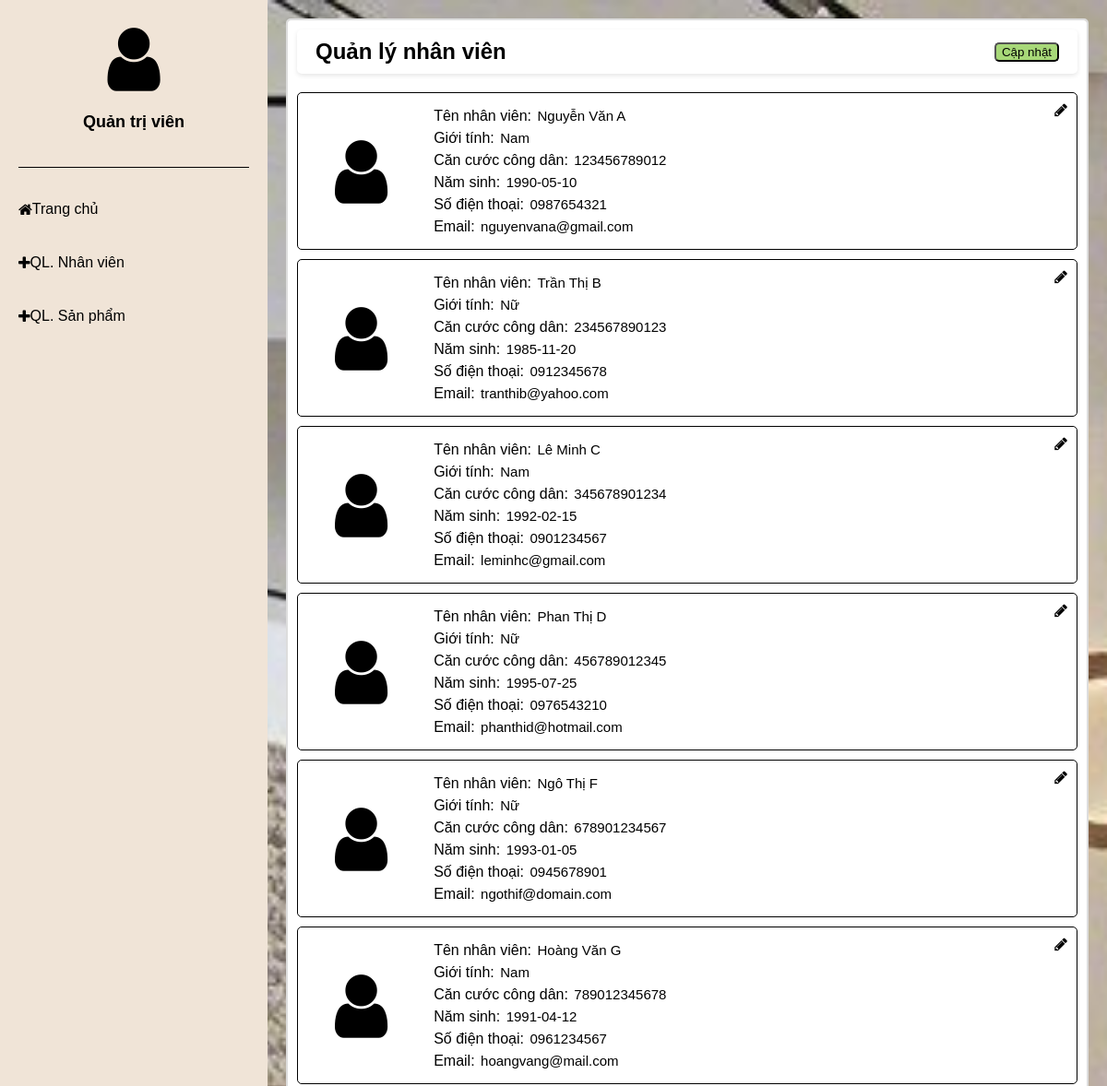
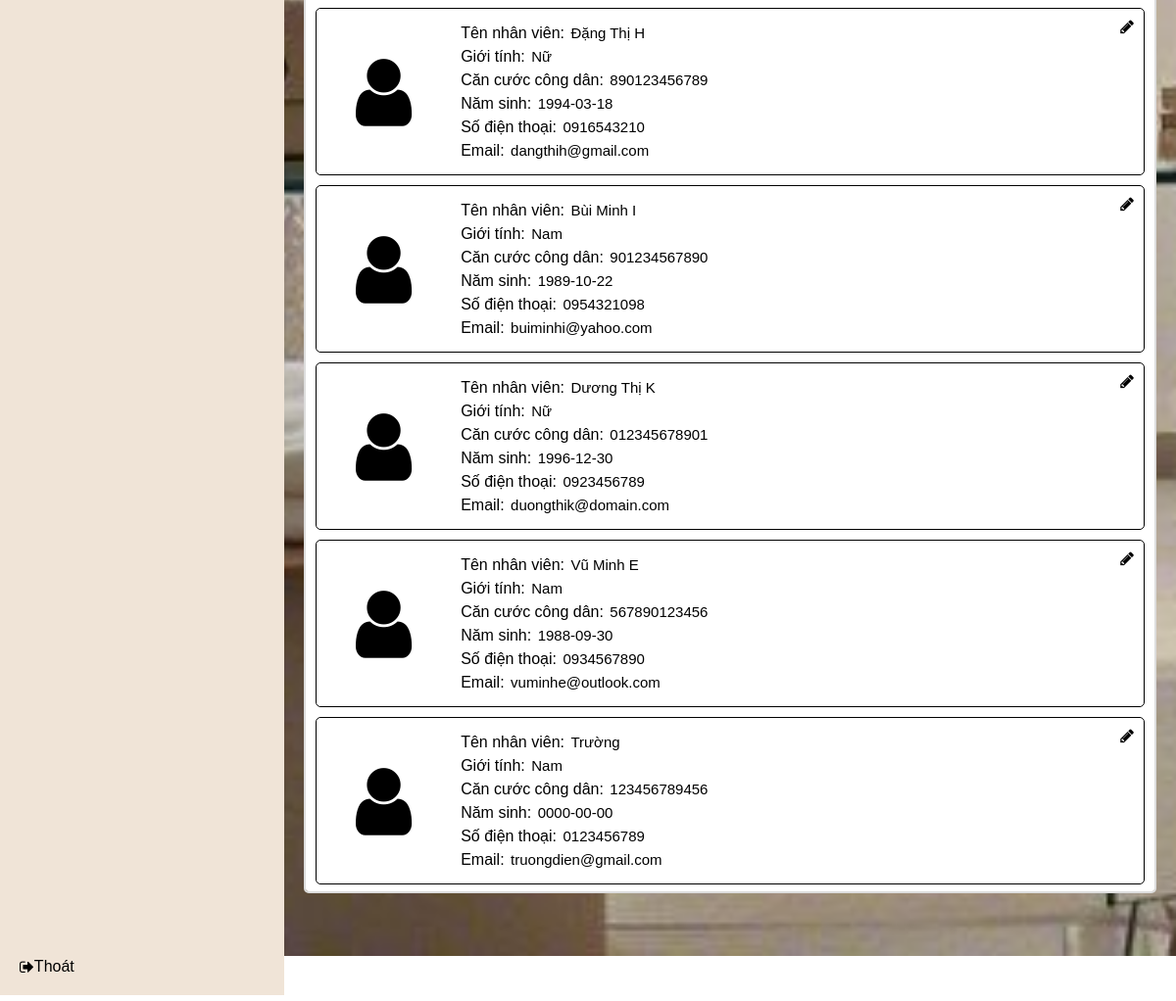
Screenshot of /Capnhatnv.php with the database file from the repository (2 pictures, top to bottom).
### tables this page shows
CREATE TABLE `nhanvien` (
  `MaNV` char(10) NOT NULL,
  `MatKhau` varchar(50) NOT NULL,
  `TenNV` varchar(50) NOT NULL,
  `GT` varchar(50) NOT NULL,
  `CCCD` char(12) NOT NULL,
  `NamSinh` date NOT NULL,
  `SDT` char(10) NOT NULL,
  `Email` varchar(50) NOT NULL
);

### Capnhatnv.php (the view, shortened to what this page needs)
<!DOCTYPE html>
<html lang="vi">
<head>
    <link rel="stylesheet" href="Scapnhat.css">
    <link href="https://stackpath.bootstrapcdn.com/font-awesome/4.7.0/css/font-awesome.min.css" rel="stylesheet"
>
</head>
<body>
    <div class="menu">
        <div class="profile">
            <i class="fa fa-user" aria-hidden="true"></i>
            <h2>Quản trị viên</h2>
        </div>
        <br>
        <ul class="menu">
            <li><a href="trangchuQTV.php"><i class="fa fa-home" aria-hidden="true"></i>  Trang chủ</a></li>
            <li><a href="trangch.php"><i class="fa fa-plus" aria-hidden="true"></i> QL. Nhân viên</a></li>
            <li><a href="trangchunhanvien.php"><i class="fa fa-plus" aria-hidden="true"></i> QL. Sản phẩm</a></li>
        </ul>
        <div class="logout">
            <a href="logout.php"><i class="fa fa-sign-out" aria-hidden="true"></i> Thoát</a>
        </div>
    </div>
    <div class="main-content">
        <div class="header">
            <h1>Quản lý nhân viên</h1>
            <button class="Btn" id="updateBtn">Cập nhật</button>
        </div>
        <div class="employee-list">
            <?php
                $servername = "localhost";
                $username = "root";
                $password = "";
                $dbname = "fss";
                $conn = new mysqli($servername, $username, $password, $dbname);
                $sql = "SELECT MaNV, TenNV, GT, CCCD, Namsinh, SDT, Email FROM nhanvien";
                $result = $conn->query($sql);
                if ($result->num_rows > 0) {
                    while($row = $result->fetch_assoc()) {
                        $MaNV = $row['MaNV'];
                        $name = $row['TenNV'];
                        $GT = $row['GT'];
                        $CCCD = $row['CCCD'];
                        $Namsinh = $row['Namsinh'];
                        $SDT = $row['SDT'];
                        $email = $row['Email'];
            ?>
            <div class="employee">
                <div class="icon"><i class="fa fa-user" aria-hidden="true"></i></div>
                <div class="info">
                    <p>Tên nhân viên: <input type="text" class="name" value="<?php echo $name; ?>" data-manv="<?php echo $MaNV; ?>" disabled></p>
                    <p>Giới tính: <input type="text" class="gt" value="<?php echo $GT; ?>" data-manv="<?php echo $MaNV; ?>" disabled></p>
                    <p>Căn cước công dân: <input type="text" class="CCCD" value="<?php echo $CCCD; ?>" data-manv="<?php echo $MaNV; ?>" disabled></p>
                    <p>Năm sinh: <input type="text" class="Namsinh" value="<?php echo $Namsinh; ?>" data-manv="<?php echo $MaNV; ?>" disabled></p>
                    <p>Số điện thoại: <input type="text" class="SDT" value="<?php echo $SDT; ?>" data-manv="<?php echo $MaNV; ?>" disabled></p>
                    <p>Email: <input type="text" class="email" value="<?php echo $email; ?>" data-manv="<?php echo $MaNV; ?>" disabled></p>
                </div>
                <div class="edit">
                    <i class="fa fa-pencil" aria-hidden="true"></i>
                </div>
            </div>
            <?php
                    }
                }
            ?>
        </div>
    </div>
</body>
</html>

### Scapnhat.css (style rules this page uses)
body { font-family: Arial, sans-serif; margin: 0; padding: 0; display: flex; height: 95vh; background: url(img/bg.png) no-repeat; background-size: cover; }
.menu { width: 250px; background-color: #f0e4d7; padding: 20px; display: flex; flex-direction: column; align-content: center; justify-content: flex-start; height: 100%; }
.profile { text-align: center; margin-bottom: 20px; font-size: 80px; }
.profile h2 { font-size: 18px; margin: 10px 0 0; }
.menu ul { list-style: none; padding: 0; flex-grow: 1; }
.menu ul li { margin: 20px 0; }
.menu ul li a { text-decoration: none; color: #000; display: flex; align-items: center; }
.logout { margin-top: auto; }
.logout a { text-decoration: none; color: #000; display: flex; align-items: center; }
.main-content { height: 95%; flex-grow: 1; padding: 20px; background-color: #fff; overflow-y: auto; display: flex; flex-direction: column; border: 2px solid #ddd; padding: 10px; margin: 20px 20px 10px 20px ; border-radius: 5px; }
.header { display: flex; justify-content: space-between; align-items: center; margin-bottom: 20px; position: sticky; top: 0; z-index: 1; padding: 0px 20px; box-shadow: 0 2px 5px rgba(0, 0, 0, 0.1); }
.header h1 { font-size: 24px; margin: 0; }
.header { border: none; padding: 10px 20px; cursor: pointer; border-radius: 5px; }
.employee-list { display: flex; flex-direction: column; }
.employee { display: flex; padding: 10px; border: 1px solid #ddd; margin-bottom: 10px; border-radius: 5px; border-width: 1px; border-color: black; }
.icon { padding: 0 0 0 30px; display: flex; flex-direction: column; justify-content: center; }
.icon i { font-size: 80px; }
.info { flex-grow: 1; }
.info p { margin: 5px 0; padding: 0 0 0 50px ; }
.edit i { display: flex; align-items: normal; }
input { background: transparent; outline: none; font-size: 15px; }
input:disabled { border: none; color:black; cursor: not-allowed; font-size: 15px; }
.Btn { background-color: #a7d878; border-radius: 5px; }

### rows the page displays
nhanvien: TenNV "Nguyễn Văn A", GT "Nam", CCCD "123456789012", NamSinh "1990-05-10", SDT "0987654321", Email "nguyenvana@gmail.com"
nhanvien: TenNV "Trần Thị B", GT "Nữ", CCCD "234567890123", NamSinh "1985-11-20", SDT "0912345678", Email "tranthib@yahoo.com"
nhanvien: TenNV "Lê Minh C", GT "Nam", CCCD "345678901234", NamSinh "1992-02-15", SDT "0901234567", Email "leminhc@gmail.com"
nhanvien: TenNV "Phan Thị D", GT "Nữ", CCCD "456789012345", NamSinh "1995-07-25", SDT "0976543210", Email "phanthid@hotmail.com"
nhanvien: TenNV "Ngô Thị F", GT "Nữ", CCCD "678901234567", NamSinh "1993-01-05", SDT "0945678901", Email "ngothif@domain.com"
nhanvien: TenNV "Hoàng Văn G", GT "Nam", CCCD "789012345678", NamSinh "1991-04-12", SDT "0961234567", Email "hoangvang@mail.com"
nhanvien: TenNV "Đặng Thị H", GT "Nữ", CCCD "890123456789", NamSinh "1994-03-18", SDT "0916543210", Email "dangthih@gmail.com"
nhanvien: TenNV "Bùi Minh I", GT "Nam", CCCD "901234567890", NamSinh "1989-10-22", SDT "0954321098", Email "buiminhi@yahoo.com"
nhanvien: TenNV "Dương Thị K", GT "Nữ", CCCD "012345678901", NamSinh "1996-12-30", SDT "0923456789", Email "duongthik@domain.com"
nhanvien: TenNV "Vũ Minh E", GT "Nam", CCCD "567890123456", NamSinh "1988-09-30", SDT "0934567890", Email "vuminhe@outlook.com"
nhanvien: TenNV "Trường", GT "Nam", CCCD "123456789456", NamSinh "0000-00-00", SDT "0123456789", Email "truongdien@gmail.com"
